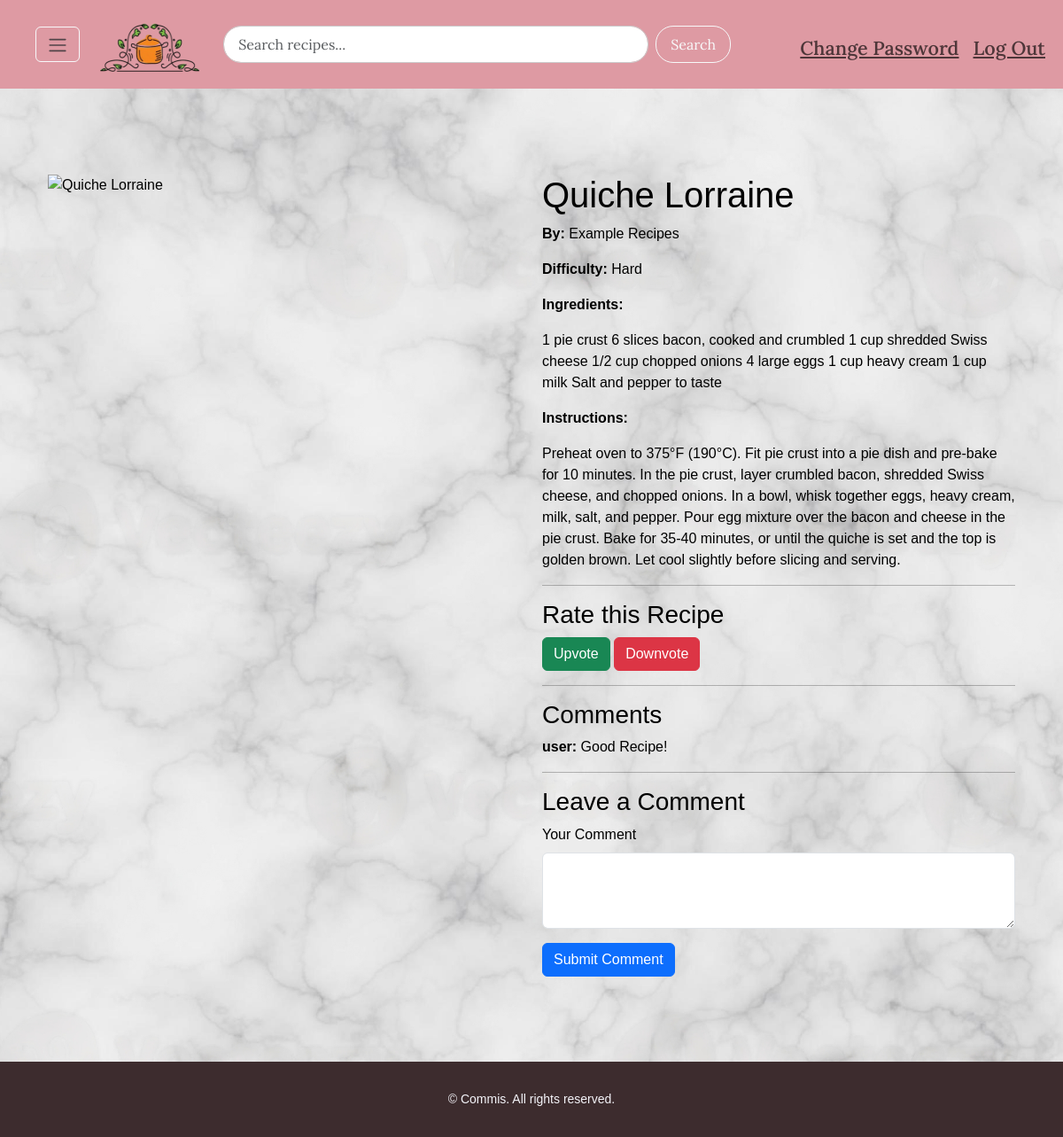
Screenshot of /recipe/9 (signed in) with the database file from the repository.
### tables this page shows
CREATE TABLE recipes (
    recipe_id INTEGER PRIMARY KEY,
    user_id INTEGER,
    title TEXT NOT NULL,
    ingredients TEXT NOT NULL,
    instructions TEXT NOT NULL,
    difficulty TEXT,
    image_url TEXT,
    FOREIGN KEY (user_id) REFERENCES users(user_id)
);

CREATE TABLE users (
    user_id INTEGER PRIMARY KEY,
    username TEXT UNIQUE NOT NULL,
    password_hash TEXT NOT NULL
);

CREATE TABLE comments (
    comment_id INTEGER PRIMARY KEY,
    user_id INTEGER,
    recipe_id INTEGER,
    comment TEXT NOT NULL,
    rating INTEGER DEFAULT 0,
    FOREIGN KEY (user_id) REFERENCES users(user_id),
    FOREIGN KEY (recipe_id) REFERENCES recipes(recipe_id)
);

### app.py (the view, shortened to what this page needs)
@app.route("/recipe/<int:recipe_id>", methods=["GET", "POST"])
@login_required
def recipe(recipe_id):
    recipe = db.execute("""
        SELECT r.recipe_id, r.title, r.difficulty, r.image_url, r.ingredients, r.instructions, u.username
        FROM recipes r
        JOIN users u ON r.user_id = u.user_id
        WHERE r.recipe_id = ?
    """, recipe_id)
    if not recipe:
        return apology("Recipe not found", 404)
    recipe = recipe[0]
    comments = db.execute("""
        SELECT c.comment, c.rating, u.username
        FROM comments c
        JOIN users u ON c.user_id = u.user_id
        WHERE c.recipe_id = ?
        ORDER BY c.comment_id DESC
    """, recipe_id)
    average_rating = db.execute("""
        SELECT SUM(r.rating) as avg_rating
        FROM ratings r
        WHERE r.recipe_id = ?
    """, recipe_id)[0]["avg_rating"]
    db.execute("INSERT INTO history (user_id, recipe_id) VALUES (?, ?)", session["user_id"], recipe_id)
    return render_template("recipe.html", recipe=recipe, comments=comments, average_rating=average_rating)

### app.py (called while the page is built)
@app.after_request
def after_request(response):
    response.headers["Cache-Control"] = "no-cache, no-store, must-revalidate"
    response.headers["Expires"] = 0
    response.headers["Pragma"] = "no-cache"
    return response

### helpers.py (called while the page is built)
def login_required(f):
    @wraps(f)
    def decorated_function(*args, **kwargs):
        if session.get("user_id") is None:
            return redirect("/login")
        return f(*args, **kwargs)
    return decorated_function

### templates/recipe.html (shortened to what this page needs)
{% extends "layout.html" %}
{% block main %}
    <div class="container my-5" style="Color: Black">
        <div class="row">
            <div class="col-md-6">
                <img src="{{ url_for('static', filename=recipe.image_url.split('static/proj')[1]) }}" alt="{{ recipe.title }}" class="img-fluid">
            </div>
            <div class="col-md-6">
                <h1>{{ recipe.title }}</h1>
                <p><strong>By:</strong> {{ recipe.username }}</p>
                <p><strong>Difficulty:</strong> {{ recipe.difficulty }}</p>
                <p><strong>Ingredients:</strong></p>
                <p>{{ recipe.ingredients }}</p>
                <p><strong>Instructions:</strong></p>
                <p>{{ recipe.instructions }}</p>
                <hr>
                <h3>Rate this Recipe</h3>
                <form action="/recipe/{{ recipe.recipe_id }}" method="post">
                    <button type="submit" name="upvote" class="btn btn-success">Upvote</button>
                    <button type="submit" name="downvote" class="btn btn-danger">Downvote</button>
                </form>
                <hr>
                <h3>Comments</h3>
                {% for comment in comments %}
                <div class="comment">
                    <p><strong>{{ comment.username }}:</strong> {{ comment.comment }}</p>
                </div>
                {% endfor %}
                <hr>
                <h3>Leave a Comment</h3>
                <form action="/recipe/{{ recipe.recipe_id }}" method="post">
                    <div class="mb-3">
                        <label for="comment" class="form-label">Your Comment</label>
                        <textarea class="form-control" id="comment" name="comment" rows="3" required></textarea>
                    </div>
                    <button type="submit" class="btn btn-primary">Submit Comment</button>
                </form>
            </div>
        </div>
    </div>
{% endblock %}

### static/styles.css (style rules this page uses)
html, body { height: 100%; margin: 0; }
body { background-image: url('/static/marble.jpg'); background-size: cover; background-position: center; background-repeat: no-repeat; background-attachment: fixed; }
body { background-color: #f4f4f9; color: #000000; margin: 0; padding: 0; font-family: Arial, sans-serif; }

### rows the page displays
recipes: title "Quiche Lorraine", difficulty "Hard", ingredients "1 pie crust 6 slices bacon, cooked and crumbled 1 cup shredded Swiss cheese 1/2 cup chopped onions 4 large eggs 1 cup heavy cream 1 cup milk Salt and pepper to taste", instructions "Preheat oven to 375°F (190°C). Fit pie crust into a pie dish and pre-bake for 10 minutes. In the pie crust, layer crumbled bacon, shredded Swiss cheese, and chopped onions. In a bowl, whisk together eggs, heavy cream, milk, salt, and pepper. Pour egg mixture over the bacon and cheese in the pie crust. Bake for 35-40 minutes, or until the quiche is set and the top is golden brown. Let cool slightly before slicing and serving."
users: username "Example Recipes"
comments: username "user", comment "Good Recipe!"
